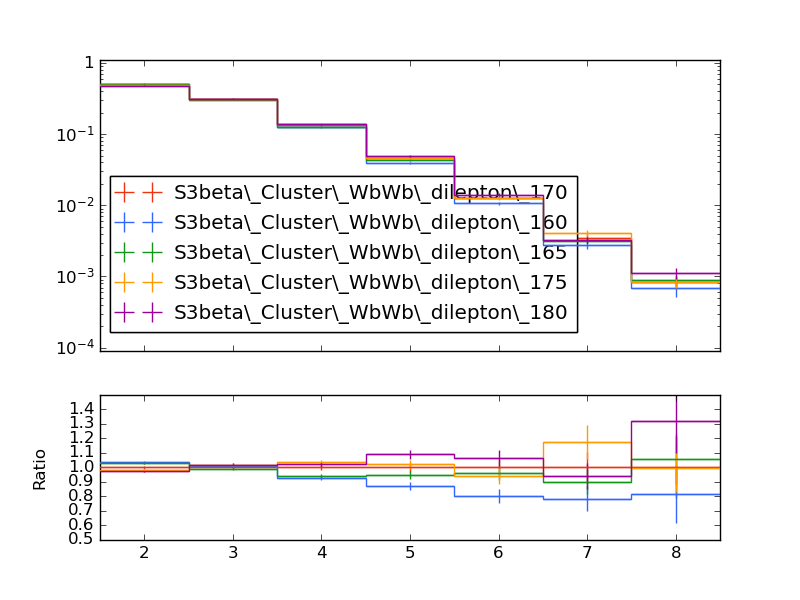

Here is the Python script that generated this plot:
#! /usr/bin/env python

# This Python script was auto-generated using YODA v2.0.1.
# Analysis object: /WbWb_dilepton/n_jets_untagged
# Timestamp: 27-02-2025 (11:02:16)

import matplotlib as mpl
import matplotlib.pyplot as plt
mpl.use('Agg') # comment out for interactive use
import os
import numpy as np

plotDir = os.path.split(os.path.realpath(__file__))[0]
if 'YODA_USER_PLOT_PATH' in globals():
    plot_outdir = globals()['YODA_USER_PLOT_PATH']
else:
    plot_outdir = plotDir

#plot style
plt.style.use(os.path.join(plotDir, '../default.mplstyle'))

plt.rcParams['text.usetex'] = False
plt.style.use(['classic'])
plt.rc('font', family='DejaVu Sans')
# plot metadata
figW, figH = plt.rcParams['figure.figsize']
ax_xLabel = r''
ax_yLabel = r''
ax_title  = r''
ax_xScale = 'linear'
ax_yScale = 'log'
xLims = (1.5, 8.5)
yLims = (9e-05, 1.1)

# TeX-friendly labels for the legend
labels = {
    'legend' : ([ r"S3beta\_Cluster\_WbWb\_dilepton\_170", r"S3beta\_Cluster\_WbWb\_dilepton\_160", r"S3beta\_Cluster\_WbWb\_dilepton\_165", r"S3beta\_Cluster\_WbWb\_dilepton\_175", r"S3beta\_Cluster\_WbWb\_dilepton\_180" ], r""),
}

# Adjust canvas width and height
canvasW = 10.0
canvasH = 9.0
figW *= canvasW/10.
figH *= canvasH/9.

# Create figure and axis objects
fig, (ax, ratio0_ax) = plt.subplots(2, 1, sharex=True,
                  figsize=(figW,figH), gridspec_kw={'height_ratios': (6.0, 3.0)})

# Set figure margins
plt.subplots_adjust(
    left   = 1.0 * plt.rcParams['figure.subplot.left'],
    right  = 1.0 * plt.rcParams['figure.subplot.right'],
    top    = 1.0 * plt.rcParams['figure.subplot.top'],
    bottom = 1.0 * plt.rcParams['figure.subplot.bottom'])

ratio0_ax.yaxis.set_major_locator(mpl.ticker.MultipleLocator(0.1))
ratio0_ax.set_ylim(0.5, 1.4999)
ratio0_ax.set_ylabel('Ratio')

# the numerical data is stored in a separate file
dataf = dict()
prefix = os.path.split(__file__)[0]
if prefix:    prefix = prefix + '/'
exec(open(prefix+'n_jets_untagged__data.py').read(), dataf)


legend_handles = dict() # keep track of handles for the legend

# style options for curves
# starts at zorder>=5 to draw curve on top of legend
styles = {
  'S3beta_Cluster_WbWb_dilepton_170.yoda.gz': {
    'color' : '#EE3311',
    'linestyle' : '-',
    'linewidth' : 1,
    'marker' : 'none',
    'markersize' : 2,
    'capsize' : 0.0,
    'zorder' : 5,
    'histstyle' : 1,
    'drawstyle' : 'steps-pre',
    'xerrorbars' : 1,
    'yerrorbars' : 1,
    'fillcolor' : None,
    'fillopacity' : 1.0,
    'ratio0_linestyle' : '-',
    'ratio0_linewidth' : 1,
    'ratio0_marker' : 'none',
    'ratio0_markersize' : 2,
    'ratio0_capsize' : 0.0,
    'ratio0_zorder' : 5,
    'ratio0_histstyle' : 1,
    'ratio0_drawstyle' : 'steps-pre',
    'ratio0_xerrorbars' : 1,
    'ratio0_yerrorbars' : 1,
  },
  'S3beta_Cluster_WbWb_dilepton_160.yoda.gz': {
    'color' : '#3366FF',
    'linestyle' : '-',
    'linewidth' : 1,
    'marker' : 'none',
    'markersize' : 2,
    'capsize' : 0.0,
    'zorder' : 6,
    'histstyle' : 1,
    'drawstyle' : 'steps-pre',
    'xerrorbars' : 1,
    'yerrorbars' : 1,
    'fillcolor' : None,
    'fillopacity' : 1.0,
    'ratio0_linestyle' : '-',
    'ratio0_linewidth' : 1,
    'ratio0_marker' : 'none',
    'ratio0_markersize' : 2,
    'ratio0_capsize' : 0.0,
    'ratio0_zorder' : 6,
    'ratio0_histstyle' : 1,
    'ratio0_drawstyle' : 'steps-pre',
    'ratio0_xerrorbars' : 1,
    'ratio0_yerrorbars' : 1,
  },
  'S3beta_Cluster_WbWb_dilepton_165.yoda.gz': {
    'color' : '#109618',
    'linestyle' : '-',
    'linewidth' : 1,
    'marker' : 'none',
    'markersize' : 2,
    'capsize' : 0.0,
    'zorder' : 7,
    'histstyle' : 1,
    'drawstyle' : 'steps-pre',
    'xerrorbars' : 1,
    'yerrorbars' : 1,
    'fillcolor' : None,
    'fillopacity' : 1.0,
    'ratio0_linestyle' : '-',
    'ratio0_linewidth' : 1,
    'ratio0_marker' : 'none',
    'ratio0_markersize' : 2,
    'ratio0_capsize' : 0.0,
    'ratio0_zorder' : 7,
    'ratio0_histstyle' : 1,
    'ratio0_drawstyle' : 'steps-pre',
    'ratio0_xerrorbars' : 1,
    'ratio0_yerrorbars' : 1,
  },
  'S3beta_Cluster_WbWb_dilepton_175.yoda.gz': {
    'color' : '#FF9900',
    'linestyle' : '-',
    'linewidth' : 1,
    'marker' : 'none',
    'markersize' : 2,
    'capsize' : 0.0,
    'zorder' : 8,
    'histstyle' : 1,
    'drawstyle' : 'steps-pre',
    'xerrorbars' : 1,
    'yerrorbars' : 1,
    'fillcolor' : None,
    'fillopacity' : 1.0,
    'ratio0_linestyle' : '-',
    'ratio0_linewidth' : 1,
    'ratio0_marker' : 'none',
    'ratio0_markersize' : 2,
    'ratio0_capsize' : 0.0,
    'ratio0_zorder' : 8,
    'ratio0_histstyle' : 1,
    'ratio0_drawstyle' : 'steps-pre',
    'ratio0_xerrorbars' : 1,
    'ratio0_yerrorbars' : 1,
  },
  'S3beta_Cluster_WbWb_dilepton_180.yoda.gz': {
    'color' : '#990099',
    'linestyle' : '-',
    'linewidth' : 1,
    'marker' : 'none',
    'markersize' : 2,
    'capsize' : 0.0,
    'zorder' : 9,
    'histstyle' : 1,
    'drawstyle' : 'steps-pre',
    'xerrorbars' : 1,
    'yerrorbars' : 1,
    'fillcolor' : None,
    'fillopacity' : 1.0,
    'ratio0_linestyle' : '-',
    'ratio0_linewidth' : 1,
    'ratio0_marker' : 'none',
    'ratio0_markersize' : 2,
    'ratio0_capsize' : 0.0,
    'ratio0_zorder' : 9,
    'ratio0_histstyle' : 1,
    'ratio0_drawstyle' : 'steps-pre',
    'ratio0_xerrorbars' : 1,
    'ratio0_yerrorbars' : 1,
  },
}

# curve from input yoda files in main panel
for label, yvals in dataf['yvals'].items():
    if all(np.isnan(v) for v in dataf['yvals'][label]):
        continue
    tmp = None
    if styles[label]['histstyle']: # draw as histogram
        xpos = dataf['xedges'][label] if styles[label]['drawstyle'] else dataf['xpoints'][label]
        ypos = np.insert(yvals, 0, yvals[0]) if styles[label]['drawstyle'] else yvals
        if styles[label]['fillcolor']: # fill area below curve
            ax.fill_between(xpos, ypos, step='pre',
                            color=styles[label]['fillcolor'],
                            alpha=styles[label]['fillopacity'])
        tmp, = ax.plot(xpos, ypos,
                       color=styles[label]['color'],
                       linestyle=styles[label]['linestyle'],
                       linewidth=styles[label]['linewidth'],
                       drawstyle=styles[label]['drawstyle'], solid_joinstyle='miter',
                       zorder=styles[label]['zorder'], label=label)
    tmp = ax.errorbar(dataf['xpoints'][label], yvals,
                      xerr=np.array(dataf['xerrs'][label])*styles[label]['xerrorbars'],
                      yerr=np.array(dataf['yerrs'][label])*styles[label]['yerrorbars'],
                      fmt=styles[label]['marker'], capsize=styles[label]['capsize'],
                      markersize=styles[label]['markersize'],
                      ecolor=styles[label]['color'],
                      color=styles[label]['color'], zorder=styles[label]['zorder'])
    tmp[-1][0].set_linestyle(styles[label]['linestyle'])
    tmp[-1][0].set_linewidth(styles[label]['linewidth'])
    if label in dataf['add_legend_handle']:  legend_handles[label] = tmp
    for varLabel in dataf['variation_yvals'].keys():
        if varLabel.startswith(label):
            tmp, = ax.plot(dataf['xedges'][label], dataf['variation_yvals'][varLabel],
                           color=styles[label]['color'],
                           linestyle=styles[label]['linestyle'],
                           linewidth=styles[label]['linewidth'],
                           drawstyle='steps-pre', solid_joinstyle='miter',
                           zorder=styles[label]['zorder'], alpha=0.5)


# plots on ratio panel
# curve from input yoda files in ratio panel
for label, yvals in dataf['ratio0_yvals'].items():
    if all(np.isnan(v) for v in yvals):
        continue
    if styles[label]['ratio0_histstyle']: # plot as histogram
        xpos = dataf['xedges']['S3beta_Cluster_WbWb_dilepton_170.yoda.gz'] if styles[label]['ratio0_drawstyle'] else dataf['xpoints']['S3beta_Cluster_WbWb_dilepton_170.yoda.gz']
        ypos = np.insert(yvals, 0, yvals[0]) if styles[label]['ratio0_drawstyle'] else yvals
        ratio0_ax.plot(xpos, ypos,
                       color=styles[label]['color'],
                       linewidth=styles[label]['linewidth'],
                       linestyle=styles[label]['ratio0_linestyle'],
                       drawstyle=styles[label]['ratio0_drawstyle'], zorder=styles[label]['zorder'],
                       solid_joinstyle='miter')
    tmp = ratio0_ax.errorbar(dataf['xpoints']['S3beta_Cluster_WbWb_dilepton_170.yoda.gz'], yvals,
                             xerr=np.array(dataf['ref_xerrs'])*styles[label]['ratio0_xerrorbars'],
                             yerr=np.array(dataf['ratio0_yerrs'][label])*styles[label]['ratio0_yerrorbars'],
                             fmt=styles[label]['ratio0_marker'], capsize=styles[label]['ratio0_capsize'],
                             markersize=styles[label]['ratio0_markersize'],
                             ecolor=styles[label]['color'],
                             color=styles[label]['color'])
    tmp[-1][0].set_linestyle(styles[label]['ratio0_linestyle'])
    tmp[-1][0].set_linewidth(styles[label]['ratio0_linewidth'])

    for varlabel in dataf['ratio0_variation_vals'].keys():
        if varlabel.startswith(label):
            ratio0_ax.plot(dataf['xedges']['S3beta_Cluster_WbWb_dilepton_170.yoda.gz'],
                            dataf['ratio0_variation_vals'][varlabel],
                            color=styles[label]['color'],
                            linestyle=styles[label]['linestyle'],
                            linewidth=styles[label]['linewidth'],
                            drawstyle='steps-pre', solid_joinstyle='miter',
                            zorder=1, alpha=0.5)

legend_items = list(legend_handles.values())
ax.add_artist(ax.legend(legend_items,
                        labels['legend'][0],
                        title=labels['legend'][1],
                        alignment='left',
                        loc='lower left',
                        bbox_to_anchor=(0.0, 0.03)))

# set plot metadata as defined above
ratio0_ax.set_xlabel(ax_xLabel)
ratio0_ax.xaxis.set_label_coords(1., -0.15)
ax.set_ylabel(ax_yLabel, ha='right', va='top')
ax.yaxis.set_label_coords(-0.11, 1.0)
ax.set_title(ax_title, loc='left')
ax.set_xscale(ax_xScale)
ax.set_yscale(ax_yScale)
ax.set_xlim(xLims)
ax.set_ylim(yLims)

# tick formatting
plt.rcParams['xtick.top'] = True
plt.rcParams['ytick.right'] = True
ax.yaxis.set_major_locator(mpl.ticker.LogLocator(base=10.0, numticks=np.inf))
ax.yaxis.set_minor_locator(mpl.ticker.LogLocator(
                           base=10.0, subs=np.arange(0.1, 1, 0.1), numticks=np.inf))
fig.align_ylabels((ax, ratio0_ax))
plt.savefig(os.path.join(plot_outdir, 'n_jets_untagged.pdf'), format='PDF')
plt.savefig(os.path.join(plot_outdir, 'n_jets_untagged.png'), format='PNG')

plt.close(fig)
